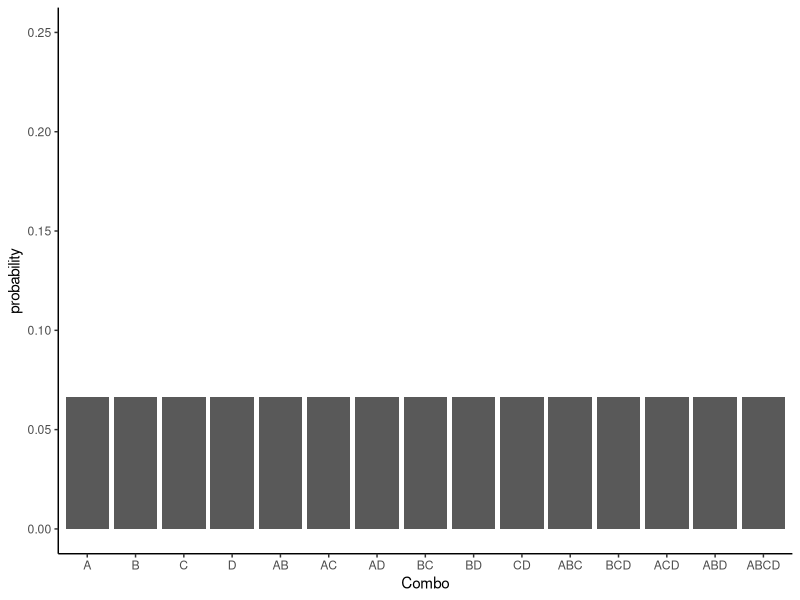
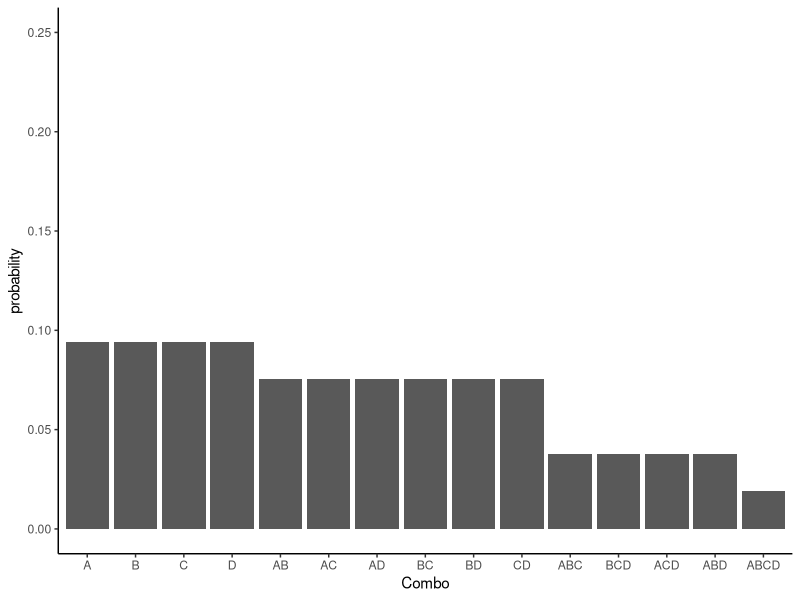
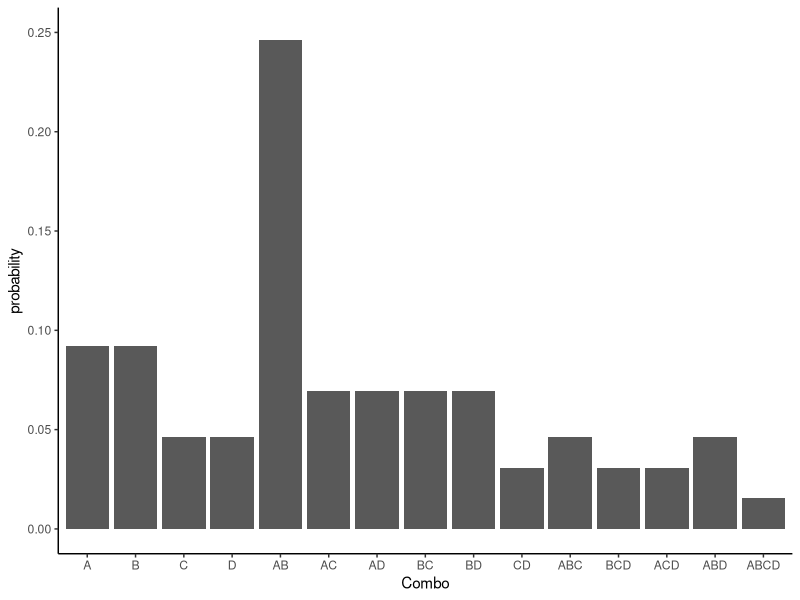
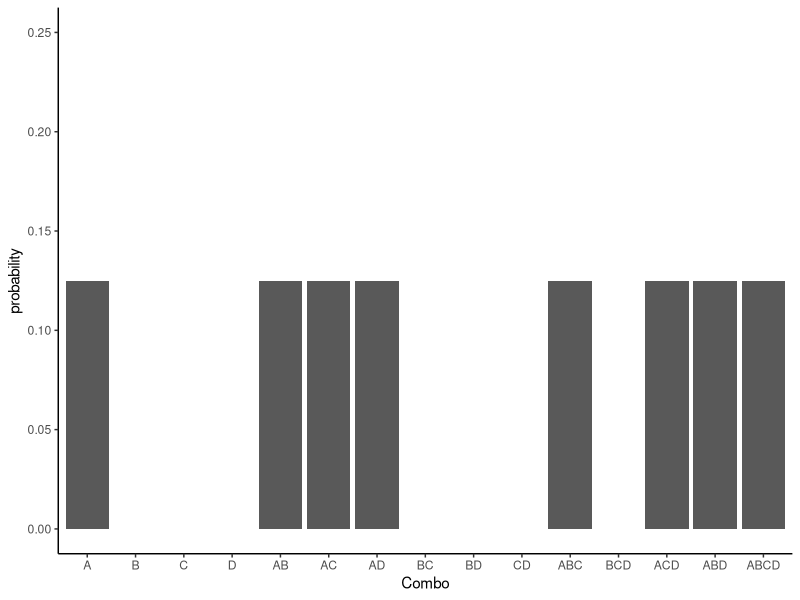
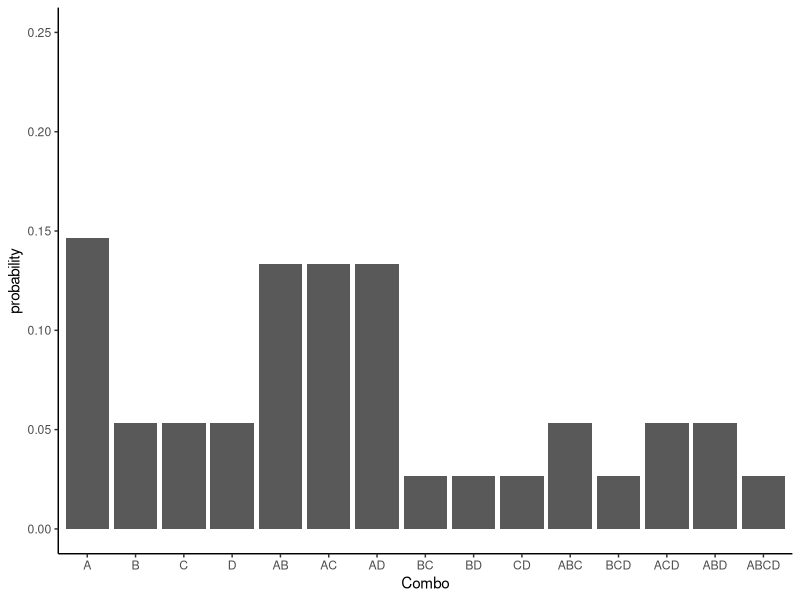

Write the R code that produced these figures, in order.
## ---- chunk 1
knitr::opts_chunk$set(fig.height=2, echo=FALSE, warning=FALSE, message=FALSE)
## ---- chunk 2
library(tidyverse)
theme_set(theme_classic())
names <- c("A", "B", "C", "D", "AB", "AC", "AD", "BC", "BD", "CD", "ABC", "BCD", "ACD", "ABD", "ABCD")
slots <- 1:15
combos <- factor(x = slots, labels = names)

dist <- data.frame(Combo = combos,
                   probability = 1/15)

ggplot(dist, aes(x = Combo,
                 y = probability)) +
  geom_bar(stat = "identity") +
  ylim(c(0, 0.25))
## ---- chunk 3
ps <- c(5,5,5,5,4,4,4,4,4,4,2,2,2,2,1)
ps <- ps/sum(ps)
dist <- data.frame(Combo = combos,
                   probability = ps)
ggplot(dist, aes(x = Combo,
                 y = probability)) +
  geom_bar(stat = "identity") + ylim(c(0, 0.25))
## ---- chunk 4
ps <- c(6,6,3,3,16,4.5,4.5,4.5,4.5,2,3,2,2,3,1)
ps <- ps/sum(ps)
dist <- data.frame(Combo = combos,
                   probability = ps)
ggplot(dist, aes(x = Combo,
                 y = probability)) +
  geom_bar(stat = "identity") + ylim(c(0, 0.25))
## ---- chunk 5
ps <- c(4,0,0,0,4,4,4,0,0,0,4,0,4,4,4)
ps <- ps/sum(ps)
dist <- data.frame(Combo = combos,
                   probability = ps)
ggplot(dist, aes(x = Combo,
                 y = probability)) +
  geom_bar(stat = "identity") + ylim(c(0, 0.25))
## ---- chunk 6
ps <- c(11,4,4,4,10,10,10,2,2,2,4,2,4,4,2)
ps <- ps/sum(ps)
dist <- data.frame(Combo = combos,
                   probability = ps)
ggplot(dist, aes(x = Combo,
                 y = probability)) +
  geom_bar(stat = "identity") + ylim(c(0, 0.25))
